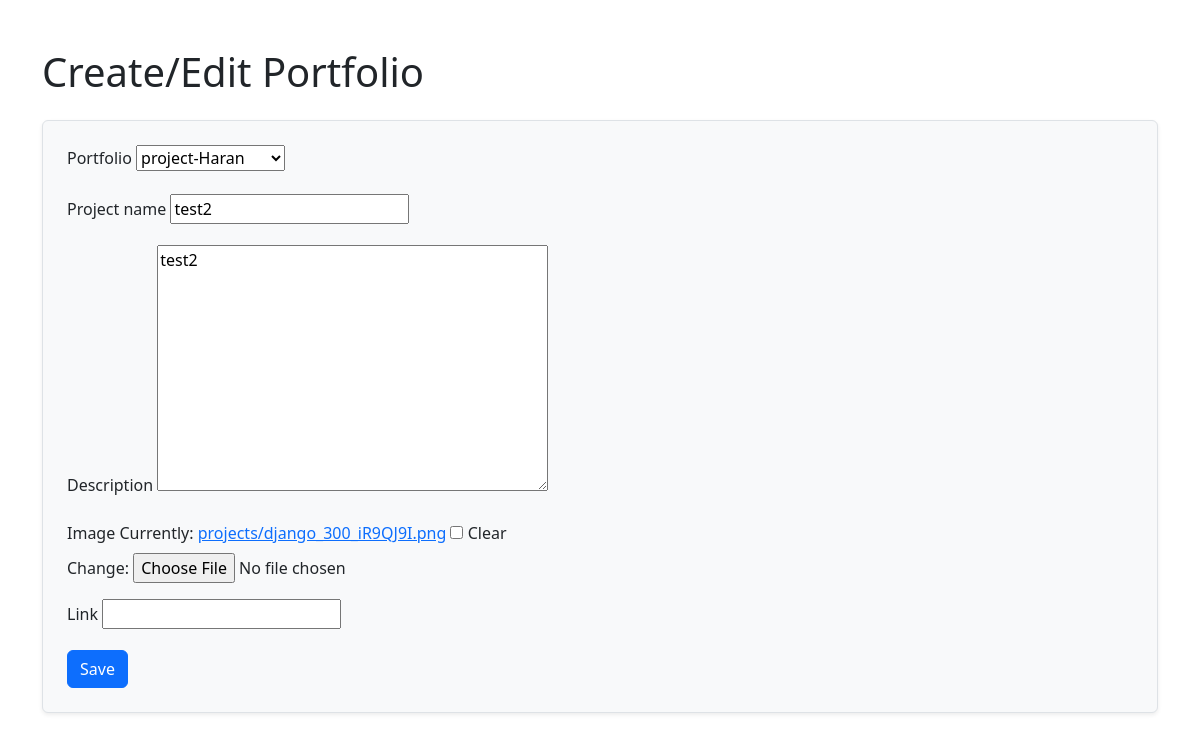
The page /projects/13/edit/ on the database its author committed.
### user_profile/models.py (models this page shows, shortened)
class ProjectShowcase(models.Model):
    portfolio = models.ForeignKey(Portfolio, on_delete=models.CASCADE)
    project_name = models.CharField(max_length=100)
    description = models.TextField()
    image = models.ImageField(upload_to='projects/', blank=True, null=True)
    link = models.URLField(blank=True, null=True)

### user_profile/views.py (the view)
# urls.py: path('projects/<int:pk>/edit/', views.project_update, name='project_update'),
def project_update(request, pk):
    project = get_object_or_404(ProjectShowcase, pk=pk)
    form = ProjectShowcaseForm(request.POST or None, instance=project)
    if form.is_valid():
        form.save()
        return redirect('portfolio_list')
    return render(request, 'user_profile/project_form.html', {'form': form})

### user_profile/forms.py
class ProjectShowcaseForm(forms.ModelForm):
    class Meta:
        model = ProjectShowcase
        fields = ['portfolio', 'project_name', 'description', 'image', 'link']
    portfolio = forms.ModelChoiceField(queryset=Portfolio.objects.all(), empty_label="Select a Portfolio")

### user_profile/models.py (called while the page is built)
    def __str__(self):
        return self.title

### user_profile/templates/user_profile/project_form.html (shortened to what this page needs)
<!DOCTYPE html>
<html lang="en">
<head>
    <link rel="stylesheet" href="https://cdnjs.cloudflare.com/ajax/libs/bootstrap/5.3.0/css/bootstrap.min.css">
</head>
<body>
<div class="container mt-5">
    <h1 class="mb-4">Create/Edit Portfolio</h1>
    <form method="post" enctype="multipart/form-data" class="border p-4 rounded shadow-sm bg-light">
        {% for field in form %}
        <div class="mb-3">
            <label for="{{ field.id_for_label }}" class="form-label">{{ field.label }}</label>
            {{ field }}
        </div>
        {% endfor %}
        <button type="submit" class="btn btn-primary">Save</button>
    </form>
</div>

### rows shown on the page
ProjectShowcase: form "project-Haran" "test2" "test2"

### other values the page prints
{{ field.label }} "Portfolio" "Project name" "Description" "Image" "Link"
